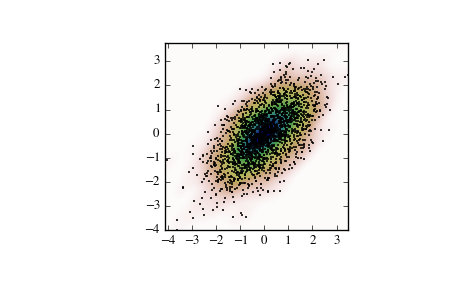

Reproduce this figure in Python.
# Generate some random two-dimensional data:

from scipy import stats
def measure(n):
    "Measurement model, return two coupled measurements."
    m1 = np.random.normal(size=n)
    m2 = np.random.normal(scale=0.5, size=n)
    return m1+m2, m1-m2

m1, m2 = measure(2000)
xmin = m1.min()
xmax = m1.max()
ymin = m2.min()
ymax = m2.max()

# Perform a kernel density estimate on the data:

X, Y = np.mgrid[xmin:xmax:100j, ymin:ymax:100j]
positions = np.vstack([X.ravel(), Y.ravel()])
values = np.vstack([m1, m2])
kernel = stats.gaussian_kde(values)
Z = np.reshape(kernel(positions).T, X.shape)

# Plot the results:

import matplotlib.pyplot as plt
fig, ax = plt.subplots()
ax.imshow(np.rot90(Z), cmap=plt.cm.gist_earth_r,
          extent=[xmin, xmax, ymin, ymax])
ax.plot(m1, m2, 'k.', markersize=2)
ax.set_xlim([xmin, xmax])
ax.set_ylim([ymin, ymax])
plt.show()
